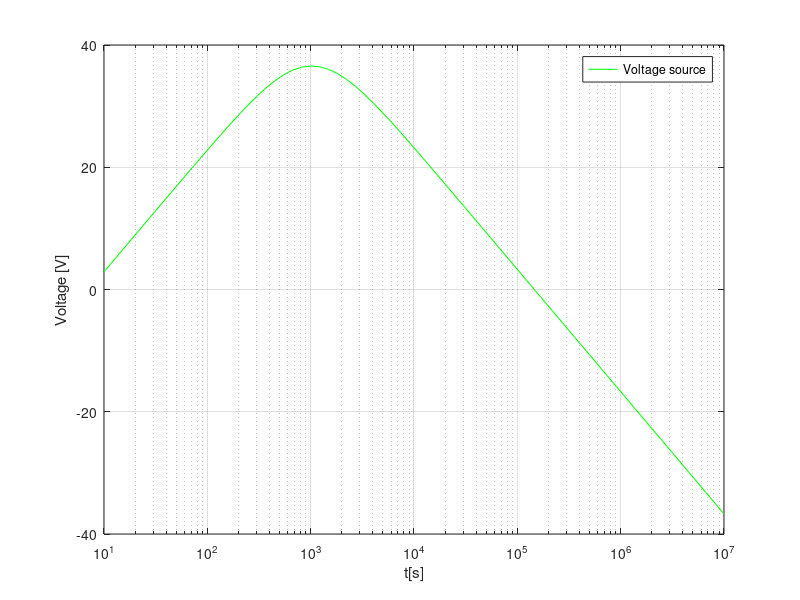

This chart was generated by the following MATLAB code:
close all
clear all

R1=1000
R2=1000
R3=1000
R4=100e3
C1=220e-9
C2=110e-9


%w=2*pi*1000

f=logspace(1,7,70);
n=columns(f)
for i=1:n
	w(i)=2*pi*f(i);
	gain(i)=(1/(j*w(i)*C2)) / ( 1/(j*w(i)*C2) + R2) *  (R1 / (R1+ 1/(j*w(i)*C1)) ) *(1+R4/R3);
	ganho_modulo(i)=abs(gain(i));
endfor;

hf = figure ();
semilogx(f, 20*log10(ganho_modulo), "g;Voltage source;");
grid on;
xlabel("t[s]");
ylabel("Voltage [V]");
print(hf, "ganho.eps", "-depsc");

indice=find(ganho_modulo==max(ganho_modulo))
%wf=w(indice)

wf=1000*2*pi

Zi=abs(1/(j*wf*C1)+R1)
Zout=abs(1/( 1/(R2+R3) + j*wf*C2 ))